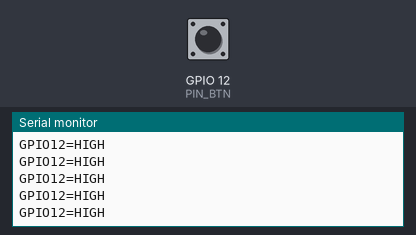
Bench run of a sketch on a simulated ESP32-S3. Shown: the last lines printed to the serial monitor. The inputs (shaded band) are chosen by the test bench; at power-on: GPIO 12 (PIN_BTN) HIGH.

Above: at 1.4 s.
1.5 s: GPIO 12 (PIN_BTN) pulled LOW for 0.15 s
At 1.78 s:
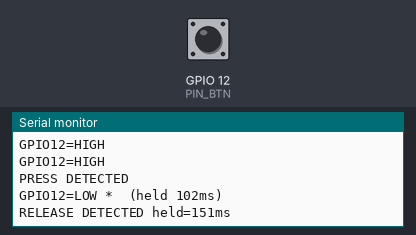
3.1 s: GPIO 12 (PIN_BTN) pulled LOW for 1 s
At 3.36 s:
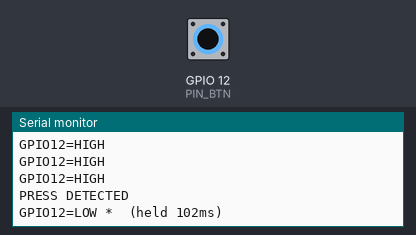
5.6 s: GPIO 12 (PIN_BTN) pulled LOW for 0.15 s
At 5.73 s:
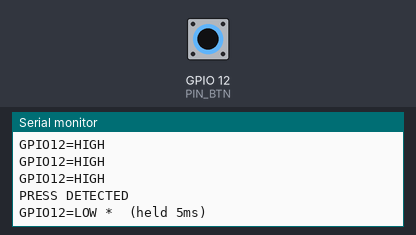
Timing chart, 0 to 8.6 s (numbered marks = the images above; inputs shaded):
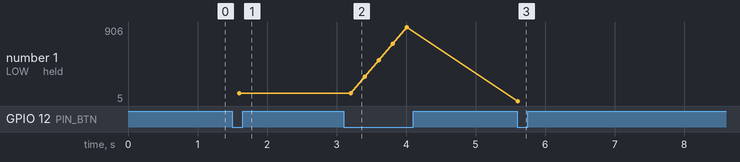

Measured:
- after the input at 1.5 s, the serial monitor: prints a new line at once (image 1)
- after the input at 5.6 s, the serial monitor: prints a new line at once (image 3)
- plotted number 1: 102 → 906 after the input at 3.1 s, 906 → 5 after the input at 5.6 s

The sketch:

BTN_TEST.ino
```cpp
/*!
 * BTN_TEST.ino  v1.0  2026-04-21
 * 自研 ESP32-S3 PCB — 按键 GPIO 原始电平诊断固件
 *
 * 每 200ms 打印一次 GPIO0（SW2）当前电平。
 * 按下时应从 HIGH→LOW；若一直为 HIGH，说明按键未接通。
 *
 * -- 原理图说明 ---------------------------------
 *   SW2：3V3 → R41(10kΩ) → IO12；SW2另一端 → GND
 *   低电平有效（按下 = LOW）
 *   （原误标 GPIO0/BOOT，原理图核查后更正为 GPIO12）
 *
 * -- 串口输出 -----------------------------------
 *   GPIO0=HIGH  （未按下）
 *   GPIO0=LOW * （按下，带 * 标记）
 *   PRESS DETECTED  （检测到下降沿）
 *   RELEASE DETECTED held=XXXms  （检测到释放，含按住时长）
 */

#define PIN_BTN   12   // GPIO12 — SW2（R41 10kΩ 上拉，低电平有效）

static bool     s_prev      = HIGH;
static uint32_t s_down_ms   = 0;
static uint32_t s_print_ms  = 0;

void setup() {
    pinMode(PIN_BTN, INPUT_PULLUP);

    Serial.begin(2000000);
#if ARDUINO_USB_CDC_ON_BOOT
    Serial.setTxTimeoutMs(0);
#endif
    delay(200);

    Serial.println(F("# BTN_TEST v1.0 — GPIO12 原始电平诊断"));
    Serial.println(F("# 按下 SW2 应看到 GPIO12=LOW"));
    Serial.println(F("# 若始终为 HIGH → 按键未接通 / 引脚接错"));
    Serial.println(F("# ─────────────────────────────────────────"));
}

void loop() {
    uint32_t now = millis();
    bool cur = (digitalRead(PIN_BTN) == HIGH);   // HIGH=未按, LOW=按下

    // 边沿检测
    if (!cur && s_prev) {
        // 下降沿 = 按下
        s_down_ms = now;
        Serial.println(F("PRESS DETECTED"));
    } else if (cur && !s_prev) {
        // 上升沿 = 释放
        char buf[48];
        snprintf(buf, sizeof(buf), "RELEASE DETECTED held=%lums", (unsigned long)(now - s_down_ms));
        Serial.println(buf);
    }
    s_prev = cur;

    // 每 200ms 打印一次当前电平
    if (now - s_print_ms >= 200) {
        s_print_ms = now;
        if (!cur) {
            // 按下中
            char buf[40];
            snprintf(buf, sizeof(buf), "GPIO12=LOW *  (held %lums)", (unsigned long)(now - s_down_ms));
            Serial.println(buf);
        } else {
            Serial.println(F("GPIO12=HIGH"));
        }
    }
}
```
